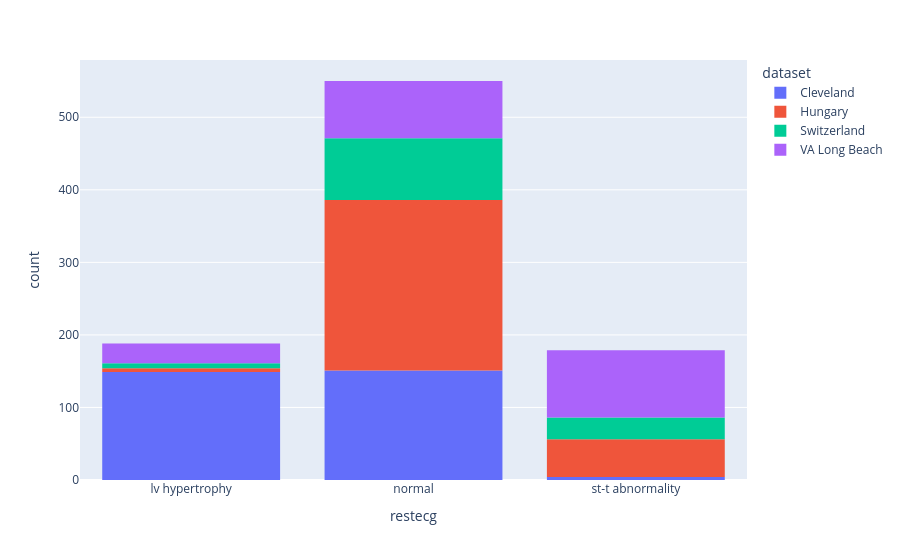

Notebook code cell kept with this figure:
### Markdown cell above
#### Observations:
1. Most of the Patients have Normal RestECG. 
2. The `550` Patients have the `Normal RestEcg`.
3. The `188` Patients have the `lv hypertrophy RestEcg`.
4. The `179` Patients have the `st-t abnormality RestEcg`.

### Code cell
# Let's see RestECG based on Dataset
fig = px.histogram(df, x='restecg', color='dataset')
fig.show()

### Figure 1 — Plotly figure (JSON) as saved in the notebook; plotly's stock layout.template omitted (floating-point values rounded to 4 significant figures; data arrays with more than 128 entries replaced by an {"elided": "..."} marker saying what was removed)
{"data": [{"bingroup": "x", "hovertemplate": "dataset=Cleveland<br>restecg=%{x}<br>count=%{y}<extra></extra>", "legendgroup": "Cleveland", "marker": {"color": "#636efa", "pattern": {"shape": ""}}, "name": "Cleveland", "orientation": "v", "showlegend": true, "type": "histogram", "x": {"elided": "304 str values"}, "xaxis": "x", "yaxis": "y"}, {"bingroup": "x", "hovertemplate": "dataset=Hungary<br>restecg=%{x}<br>count=%{y}<extra></extra>", "legendgroup": "Hungary", "marker": {"color": "#EF553B", "pattern": {"shape": ""}}, "name": "Hungary", "orientation": "v", "showlegend": true, "type": "histogram", "x": {"elided": "293 str values"}, "xaxis": "x", "yaxis": "y"}, {"bingroup": "x", "hovertemplate": "dataset=Switzerland<br>restecg=%{x}<br>count=%{y}<extra></extra>", "legendgroup": "Switzerland", "marker": {"color": "#00cc96", "pattern": {"shape": ""}}, "name": "Switzerland", "orientation": "v", "showlegend": true, "type": "histogram", "x": ["normal", null, "normal", "normal", "normal", "normal", "normal", "normal", "normal", "normal", "st-t abnormality", "normal", "normal", "normal", "normal", "normal", "st-t abnormality", "normal", "st-t abnormality", "normal", "normal", "normal", "st-t abnormality", "normal", "normal", "normal", "normal", "st-t abnormality", "normal", "normal", "normal", "normal", "normal", "st-t abnormality", "normal", "normal", "normal", "normal", "normal", "normal", "normal", "st-t abnormality", "normal", "lv hypertrophy", "normal", "normal", "lv hypertrophy", "normal", "normal", "normal", "normal", "st-t abnormality", "normal", "st-t abnormality", "normal", "normal", "normal", "st-t abnormality", "st-t abnormality", "st-t abnormality", "st-t abnormality", "normal", "normal", "normal", "st-t abnormality", "normal", "normal", "normal", "normal", "normal", "st-t abnormality", "st-t abnormality", "normal", "normal", "normal", "normal", "normal", "normal", "normal", "st-t abnormality", "normal", "st-t abnormality", "normal", "st-t abnormality", "normal", "normal", "normal", "lv hypertrophy", "normal", "normal", "normal", "st-t abnormality", "normal", "st-t abnormality", "lv hypertrophy", "normal", "normal", "normal", "st-t abnormality", "normal", "lv hypertrophy", "normal", "st-t abnormality", "normal", "normal", "normal", "normal", "normal", "st-t abnormality", "normal", "st-t abnormality", "normal", "normal", "lv hypertrophy", "st-t abnormality", "normal", "normal", "st-t abnormality", "st-t abnormality", "normal", "lv hypertrophy", "st-t abnormality", "st-t abnormality"], "xaxis": "x", "yaxis": "y"}, {"bingroup": "x", "hovertemplate": "dataset=VA Long Beach<br>restecg=%{x}<br>count=%{y}<extra></extra>", "legendgroup": "VA Long Beach", "marker": {"color": "#ab63fa", "pattern": {"shape": ""}}, "name": "VA Long Beach", "orientation": "v", "showlegend": true, "type": "histogram", "x": {"elided": "199 str values"}, "xaxis": "x", "yaxis": "y"}], "layout": {"barmode": "relative", "legend": {"title": {"text": "dataset"}, "tracegroupgap": 0}, "margin": {"t": 60}, "xaxis": {"anchor": "y", "domain": [0, 1], "title": {"text": "restecg"}}, "yaxis": {"anchor": "x", "domain": [0, 1], "title": {"text": "count"}}}}
